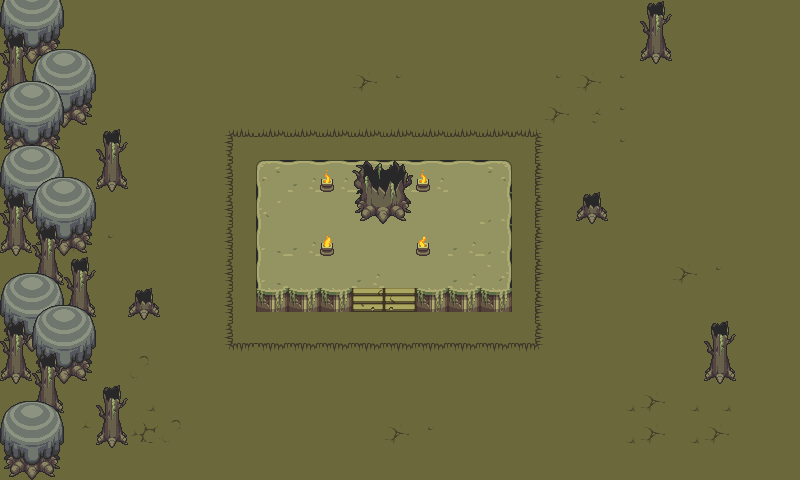

This game map was drawn from its Tiled (.tmx) file and the tilesets committed beside it. A one-line description and the trimmed map source follow:
An orthogonal 25x15 tile map with 32x32 px tiles, 5 tile layers (Ground, Ground Object, Upper, Objects, ...), 2 hidden layers not drawn, 14 tilesets.

<map version="1.5" tiledversion="1.6.0" orientation="orthogonal" renderorder="right-down" width="25" height="15" tilewidth="32" tileheight="32" infinite="0" nextlayerid="14" nextobjectid="2">
 <editorsettings>
  <export format="csv" />
 </editorsettings>
 <tileset firstgid="1" name="grasslands_tiles" tilewidth="32" tileheight="32" tilecount="140" columns="5">
  <image source="../assets/map/grasslands/grasslands_tiles.png" width="160" height="896" />
 </tileset>
 <tileset firstgid="141" name="grasslands_tree_big" tilewidth="67" tileheight="82" tilecount="1" columns="1">
  <image source="../assets/map/grasslands/grasslands_tree_big.png" width="67" height="82" />
 </tileset>
 <tileset firstgid="142" name="grasslands_tree_small" tilewidth="32" tileheight="44" tilecount="1" columns="1">
  <image source="../assets/map/grasslands/grasslands_tree_small.png" width="32" height="44" />
 </tileset>
 <tileset firstgid="143" name="grasslands_flower" tilewidth="16" tileheight="16" tilecount="6" columns="6">
  <image source="../assets/map/grasslands/grasslands_flower.png" width="96" height="16" />
 </tileset>
 <tileset firstgid="149" name="grasslands_tree_stump" tilewidth="32" tileheight="28" tilecount="1" columns="1">
  <image source="../assets/map/grasslands/grasslands_tree_stump.png" width="32" height="28" />
 </tileset>
 <tileset firstgid="150" name="collision" tilewidth="32" tileheight="32" tilecount="1" columns="1">
  <image source="../assets/map/collision.png" width="32" height="32" />
 </tileset>
 <tileset firstgid="151" name="ForestDungeonTiles" tilewidth="32" tileheight="32" tilecount="80" columns="5">
  <image source="../assets/map/ForestDungeonTiles.png" width="160" height="512" />
 </tileset>
 <tileset firstgid="231" name="ForestDungeonTreeHollowLarge" tilewidth="61" tileheight="64" tilecount="1" columns="1">
  <image source="../assets/map/ForestDungeonTreeHollowLarge.png" width="61" height="64" />
 </tileset>
 <tileset firstgid="232" name="ForestDungeonTreeHollow" tilewidth="32" tileheight="63" tilecount="1" columns="1">
  <image source="../assets/map/ForestDungeonTreeHollow.png" width="32" height="63" />
 </tileset>
 <tileset firstgid="233" name="ForestDungeonStump" tilewidth="32" tileheight="32" tilecount="1" columns="1">
  <image source="../assets/map/ForestDungeonStump.png" width="32" height="32" />
 </tileset>
 <tileset firstgid="234" name="ForestDungeon_Torch_Front" tilewidth="14" tileheight="6" tilecount="18" columns="6">
  <image source="../assets/map/ForestDungeon_Torch_Front.png" width="84" height="23" />
 </tileset>
 <tileset firstgid="252" name="ForestDungeon_Torch_Front" tilewidth="14" tileheight="14" tilecount="6" columns="6">
  <image source="../assets/map/ForestDungeon_Torch_Front.png" width="84" height="23" />
 </tileset>
 <tileset firstgid="258" name="ForestDungeon_Torch_Front" tilewidth="14" tileheight="23" tilecount="6" columns="6">
  <image source="../assets/map/ForestDungeon_Torch_Front.png" width="84" height="23" />
 </tileset>
 <tileset firstgid="264" name="ForestDungeonTreeLarge" tilewidth="64" tileheight="79" tilecount="1" columns="1">
  <image source="../assets/map/ForestDungeonTreeLarge.png" width="64" height="79" />
 </tileset>
 <layer id="1" name="Ground" width="25" height="15">
  <properties>
   <property name="level" type="int" value="0" />
  </properties>
  <data>[375 cells, 375 non-empty, 8 distinct tile ids]</data>
 </layer>
 <layer id="13" name="Ground Object" width="25" height="15">
  <data>[375 cells, 30 non-empty, 8 distinct tile ids]</data>
 </layer>
 <layer id="12" name="Stairs" width="25" height="15" visible="0">
  <properties>
   <property name="level" type="int" value="-2" />
  </properties>
  <data>[375 cells, 2 non-empty, 1 distinct tile ids]</data>
 </layer>
 <layer id="11" name="Upper" width="25" height="15">
  <properties>
   <property name="level" type="int" value="1" />
  </properties>
  <data>[375 cells, 40 non-empty, 13 distinct tile ids]</data>
 </layer>
 <layer id="2" name="Objects" width="25" height="15">
  <data>[375 cells, 25 non-empty, 7 distinct tile ids]</data>
 </layer>
 <layer id="6" name="Player Layer" width="25" height="15">
  <data>[375 cells, 0 non-empty, 0 distinct tile ids]</data>
 </layer>
 <layer id="7" name="collision" width="25" height="15" visible="0">
  <properties>
   <property name="collision" type="int" value="1" />
  </properties>
  <data>[375 cells, 67 non-empty, 1 distinct tile ids]</data>
 </layer>
</map>
